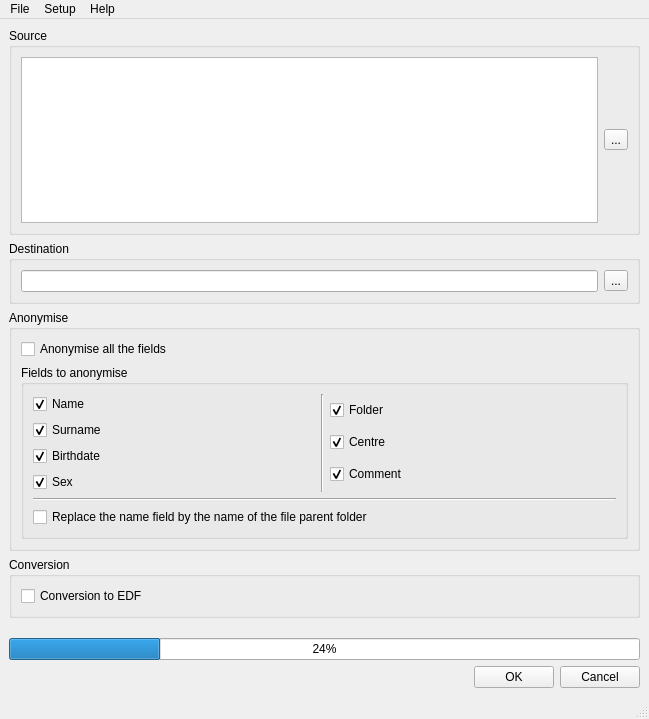
<?xml version="1.0" encoding="UTF-8"?>
<ui version="4.0">
 <class>MainWindow</class>
 <widget class="QMainWindow" name="MainWindow">
  <property name="geometry">
   <rect>
    <x>0</x>
    <y>0</y>
    <width>649</width>
    <height>719</height>
   </rect>
  </property>
  <property name="windowTitle">
   <string>MainWindow</string>
  </property>
  <widget class="QWidget" name="centralwidget">
   <layout class="QVBoxLayout" name="verticalLayout_4">
    <item>
     <widget class="QGroupBox" name="Source_box">
      <property name="title">
       <string>Source</string>
      </property>
      <layout class="QVBoxLayout" name="verticalLayout_6">
       <item>
        <layout class="QHBoxLayout" name="horizontalLayout_4">
         <item>
          <widget class="QListView" name="source">
           <property name="editTriggers">
            <set>QAbstractItemView::NoEditTriggers</set>
           </property>
           <property name="viewMode">
            <enum>QListView::ListMode</enum>
           </property>
          </widget>
         </item>
         <item>
          <widget class="QToolButton" name="tool_source">
           <property name="text">
            <string>...</string>
           </property>
          </widget>
         </item>
        </layout>
       </item>
      </layout>
     </widget>
    </item>
    <item>
     <widget class="QGroupBox" name="Destination_box">
      <property name="title">
       <string>Destination</string>
      </property>
      <layout class="QHBoxLayout" name="horizontalLayout_3">
       <item>
        <widget class="QLineEdit" name="destination">
         <property name="enabled">
          <bool>true</bool>
         </property>
        </widget>
       </item>
       <item>
        <widget class="QToolButton" name="tool_destination">
         <property name="text">
          <string>...</string>
         </property>
        </widget>
       </item>
      </layout>
     </widget>
    </item>
    <item>
     <widget class="QGroupBox" name="group_anonymise">
      <property name="title">
       <string>Anonymise</string>
      </property>
      <layout class="QVBoxLayout" name="verticalLayout_7">
       <item>
        <widget class="QCheckBox" name="anonymise_check">
         <property name="text">
          <string>Anonymise all the fields</string>
         </property>
         <property name="tristate">
          <bool>true</bool>
         </property>
        </widget>
       </item>
       <item>
        <widget class="QGroupBox" name="fields">
         <property name="title">
          <string>Fields to anonymise</string>
         </property>
         <layout class="QVBoxLayout" name="verticalLayout_5">
          <item>
           <layout class="QVBoxLayout" name="verticalLayout_3">
            <item>
             <layout class="QHBoxLayout" name="horizontalLayout">
              <item>
               <layout class="QVBoxLayout" name="verticalLayout">
                <item>
                 <widget class="QCheckBox" name="name_check">
                  <property name="text">
                   <string>Name</string>
                  </property>
                  <property name="checked">
                   <bool>true</bool>
                  </property>
                 </widget>
                </item>
                <item>
                 <widget class="QCheckBox" name="surname_check">
                  <property name="text">
                   <string>Surname</string>
                  </property>
                  <property name="checked">
                   <bool>true</bool>
                  </property>
                 </widget>
                </item>
                <item>
                 <widget class="QCheckBox" name="birthdate_check">
                  <property name="text">
                   <string>Birthdate</string>
                  </property>
                  <property name="checked">
                   <bool>true</bool>
                  </property>
                 </widget>
                </item>
                <item>
                 <widget class="QCheckBox" name="sex_check">
                  <property name="text">
                   <string>Sex</string>
                  </property>
                  <property name="checked">
                   <bool>true</bool>
                  </property>
                 </widget>
                </item>
               </layout>
              </item>
              <item>
               <spacer name="horizontalSpacer">
                <property name="orientation">
                 <enum>Qt::Horizontal</enum>
                </property>
                <property name="sizeHint" stdset="0">
                 <size>
                  <width>40</width>
                  <height>20</height>
                 </size>
                </property>
               </spacer>
              </item>
              <item>
               <widget class="Line" name="line">
                <property name="orientation">
                 <enum>Qt::Vertical</enum>
                </property>
               </widget>
              </item>
              <item>
               <layout class="QVBoxLayout" name="verticalLayout_2">
                <item>
                 <widget class="QCheckBox" name="folder_check">
                  <property name="text">
                   <string>Folder</string>
                  </property>
                  <property name="checked">
                   <bool>true</bool>
                  </property>
                 </widget>
                </item>
                <item>
                 <widget class="QCheckBox" name="centre_check">
                  <property name="text">
                   <string>Centre</string>
                  </property>
                  <property name="checked">
                   <bool>true</bool>
                  </property>
                 </widget>
                </item>
                <item>
                 <widget class="QCheckBox" name="comment_check">
                  <property name="text">
                   <string>Comment</string>
                  </property>
                  <property name="checked">
                   <bool>true</bool>
                  </property>
                 </widget>
                </item>
               </layout>
              </item>
              <item>
               <spacer name="horizontalSpacer_3">
                <property name="orientation">
                 <enum>Qt::Horizontal</enum>
                </property>
                <property name="sizeHint" stdset="0">
                 <size>
                  <width>40</width>
                  <height>20</height>
                 </size>
                </property>
               </spacer>
              </item>
             </layout>
            </item>
            <item>
             <widget class="Line" name="line_2">
              <property name="orientation">
               <enum>Qt::Horizontal</enum>
              </property>
             </widget>
            </item>
            <item>
             <widget class="QCheckBox" name="folder_as_name_check">
              <property name="text">
               <string>Replace the name field by the name of the file parent folder</string>
              </property>
             </widget>
            </item>
           </layout>
          </item>
         </layout>
        </widget>
       </item>
      </layout>
     </widget>
    </item>
    <item>
     <widget class="QGroupBox" name="group_conversion">
      <property name="title">
       <string>Conversion</string>
      </property>
      <layout class="QHBoxLayout" name="horizontalLayout_5">
       <item>
        <widget class="QCheckBox" name="convert_check">
         <property name="text">
          <string>Conversion to EDF</string>
         </property>
        </widget>
       </item>
       <item>
        <spacer name="horizontalSpacer_4">
         <property name="orientation">
          <enum>Qt::Horizontal</enum>
         </property>
         <property name="sizeHint" stdset="0">
          <size>
           <width>40</width>
           <height>20</height>
          </size>
         </property>
        </spacer>
       </item>
      </layout>
     </widget>
    </item>
    <item>
     <spacer name="verticalSpacer">
      <property name="orientation">
       <enum>Qt::Vertical</enum>
      </property>
      <property name="sizeHint" stdset="0">
       <size>
        <width>20</width>
        <height>40</height>
       </size>
      </property>
     </spacer>
    </item>
    <item>
     <widget class="QProgressBar" name="progress_bar">
      <property name="value">
       <number>24</number>
      </property>
     </widget>
    </item>
    <item>
     <layout class="QHBoxLayout" name="horizontalLayout_2">
      <item>
       <spacer name="horizontalSpacer_2">
        <property name="orientation">
         <enum>Qt::Horizontal</enum>
        </property>
        <property name="sizeHint" stdset="0">
         <size>
          <width>40</width>
          <height>20</height>
         </size>
        </property>
       </spacer>
      </item>
      <item>
       <widget class="QPushButton" name="OK">
        <property name="text">
         <string>OK</string>
        </property>
       </widget>
      </item>
      <item>
       <widget class="QPushButton" name="Cancel">
        <property name="text">
         <string>Cancel</string>
        </property>
       </widget>
      </item>
     </layout>
    </item>
   </layout>
  </widget>
  <widget class="QMenuBar" name="menubar">
   <property name="geometry">
    <rect>
     <x>0</x>
     <y>0</y>
     <width>649</width>
     <height>26</height>
    </rect>
   </property>
   <widget class="QMenu" name="menuFile">
    <property name="title">
     <string>File</string>
    </property>
    <addaction name="actionSelect_folder"/>
    <addaction name="actionSelect_file_s"/>
   </widget>
   <widget class="QMenu" name="menuAbout">
    <property name="title">
     <string>Help</string>
    </property>
    <addaction name="actionOnline_documentation"/>
    <addaction name="separator"/>
    <addaction name="actionAbout"/>
   </widget>
   <widget class="QMenu" name="menuSetup">
    <property name="title">
     <string>Setup</string>
    </property>
    <addaction name="actionConfigure_coh3toEDF_exe"/>
   </widget>
   <addaction name="menuFile"/>
   <addaction name="menuSetup"/>
   <addaction name="menuAbout"/>
  </widget>
  <widget class="QStatusBar" name="statusbar"/>
  <action name="actionOnline_documentation">
   <property name="text">
    <string>Online documentation</string>
   </property>
  </action>
  <action name="actionAbout">
   <property name="text">
    <string>About</string>
   </property>
  </action>
  <action name="actionSelect_folder">
   <property name="text">
    <string>Select folder</string>
   </property>
  </action>
  <action name="actionSelect_file_s">
   <property name="text">
    <string>Select file(s)</string>
   </property>
  </action>
  <action name="actionConfigure_coh3toEDF_exe">
   <property name="text">
    <string>Configure coh3toEDF.exe path (Deltamed EEG to EDF)</string>
   </property>
  </action>
 </widget>
 <resources/>
 <connections/>
</ui>
